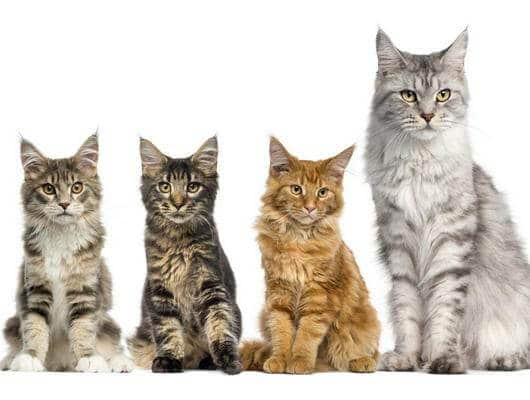
#> input picture face_applications/cats.jpg, 530 x 400 px
$ jupyter execute detect.ipynb
#> lines starting #> are read from the running program, lines starting #| are printed output that depends on the picture; after the words box and inside, x2 and y2 are one past the last pixel; in counts of white or black regions, pixels touching at a corner belong together
Cat detection

[cell 1]
import cv2

img =cv2.imread("cats.jpg")
#> img is the input picture: shape (400, 530, 3); mean B, G, R 192.3, 201.7, 209.6
face_cascade = cv2.CascadeClassifier("haarcascade_frontalcatface.xml")

gray = cv2.cvtColor(img, cv2.COLOR_BGR2GRAY)
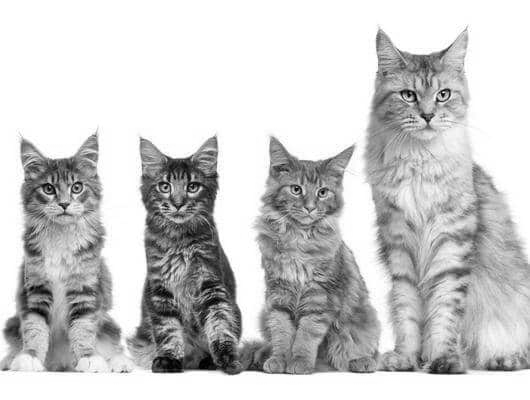
#> gray: shape (400, 530); min 0, max 255, mean 203
faces = face_cascade.detectMultiScale(gray, scaleFactor=1.3,
	minNeighbors=5, minSize=(5, 5))
#> faces = [[32, 162, 64, 64], [148, 163, 63, 63], [387, 62, 81, 81]]

for (x,y,w,h) in faces:
    cv2.rectangle(img,(x,y),(x+w,y+h),(0,0,255),2)
#> this loop made 3 passes
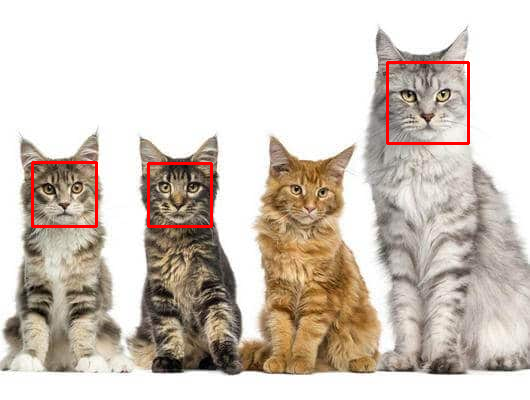
#> img: shape (400, 530, 3); 1.17% of pixels changed, all inside (x1, y1, x2, y2) = (31, 61, 470, 228)

for (i, (x, y, w, h)) in enumerate(faces):
	cv2.rectangle(img, (x, y), (x + w, y + h), (0, 0, 255), 2)
	cv2.putText(img, "Cat #{}".format(i + 1), (x, y - 10),
		cv2.FONT_HERSHEY_SIMPLEX, 0.55, (0, 0, 255), 2)
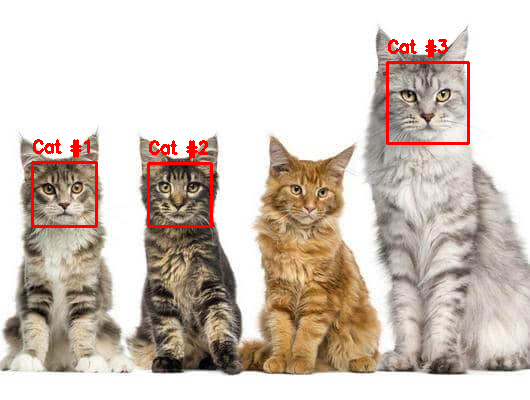
#> img: shape (400, 530, 3); 0.61% of pixels changed, all inside (x1, y1, x2, y2) = (33, 39, 448, 159)

cv2.imshow("image",img)
cv2.waitKey(0)
cv2.destroyAllWindows()
